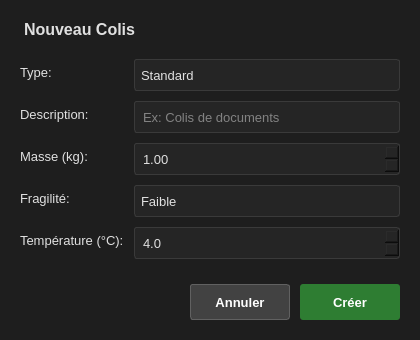
<?xml version="1.0" encoding="UTF-8"?>
<ui version="4.0">
 <class>DialogCreerColis</class>
 <widget class="QDialog" name="DialogCreerColis">
  <property name="geometry">
   <rect>
    <x>0</x>
    <y>0</y>
    <width>420</width>
    <height>340</height>
   </rect>
  </property>
  <property name="windowTitle">
   <string>Créer un Colis</string>
  </property>
  <property name="styleSheet">
   <string notr="true">
     QDialog {
       background-color: #1e1e1e;
       color: #e0e0e0;
     }
     QLabel {
       color: #e0e0e0;
       font-size: 13px;
     }
     QLineEdit, QSpinBox, QDoubleSpinBox, QComboBox {
       background-color: #252525;
       color: #e0e0e0;
       border: 1px solid #3a3a3a;
       border-radius: 3px;
       padding: 6px;
       font-size: 13px;
     }
     QLineEdit:focus, QSpinBox:focus, QDoubleSpinBox:focus, QComboBox:focus {
       border: 1px solid #0d47a1;
     }
     QComboBox::drop-down {
       border: none;
     }
     QComboBox::down-arrow {
       image: none;
       border-left: 5px solid transparent;
       border-right: 5px solid transparent;
       border-top: 5px solid #e0e0e0;
       margin-right: 5px;
     }
     QPushButton {
       background-color: #2e7d32;
       color: white;
       border: none;
       border-radius: 3px;
       padding: 8px 16px;
       font-weight: bold;
       font-size: 13px;
     }
     QPushButton:hover {
       background-color: #388e3c;
     }
     QPushButton:pressed {
       background-color: #1b5e20;
     }
     QPushButton#btnAnnuler {
       background-color: #424242;
       border: 1px solid #616161;
     }
     QPushButton#btnAnnuler:hover {
       background-color: #616161;
     }
     QPushButton#btnAnnuler:pressed {
       background-color: #303030;
     }
   </string>
  </property>
  <layout class="QVBoxLayout" name="verticalLayout">
   <property name="spacing">
    <number>12</number>
   </property>
   <property name="leftMargin">
    <number>20</number>
   </property>
   <property name="topMargin">
    <number>20</number>
   </property>
   <property name="rightMargin">
    <number>20</number>
   </property>
   <property name="bottomMargin">
    <number>20</number>
   </property>
   <item>
    <widget class="QLabel" name="labelTitre">
     <property name="text">
      <string>Nouveau Colis</string>
     </property>
     <property name="styleSheet">
      <string notr="true">
        QLabel {
          font-size: 16px;
          font-weight: bold;
          color: #e0e0e0;
          padding-bottom: 8px;
        }
      </string>
     </property>
    </widget>
   </item>
   <item>
    <layout class="QFormLayout" name="formLayout">
     <property name="horizontalSpacing">
      <number>10</number>
     </property>
     <property name="verticalSpacing">
      <number>10</number>
     </property>
     <item row="0" column="0">
      <widget class="QLabel" name="labelType">
       <property name="text">
        <string>Type:</string>
       </property>
      </widget>
     </item>
     <item row="0" column="1">
      <widget class="QComboBox" name="comboType">
       <property name="minimumSize">
        <size>
         <width>0</width>
         <height>32</height>
        </size>
       </property>
       <item>
        <property name="text">
         <string>Standard</string>
        </property>
       </item>
       <item>
        <property name="text">
         <string>Fragile</string>
        </property>
       </item>
       <item>
        <property name="text">
         <string>Réfrigéré</string>
        </property>
       </item>
       <item>
        <property name="text">
         <string>Express</string>
        </property>
       </item>
      </widget>
     </item>
     <item row="1" column="0">
      <widget class="QLabel" name="labelDescription">
       <property name="text">
        <string>Description:</string>
       </property>
      </widget>
     </item>
     <item row="1" column="1">
      <widget class="QLineEdit" name="editDescription">
       <property name="minimumSize">
        <size>
         <width>0</width>
         <height>32</height>
        </size>
       </property>
       <property name="placeholderText">
        <string>Ex: Colis de documents</string>
       </property>
      </widget>
     </item>
     <item row="2" column="0">
      <widget class="QLabel" name="labelMasse">
       <property name="text">
        <string>Masse (kg):</string>
       </property>
      </widget>
     </item>
     <item row="2" column="1">
      <widget class="QDoubleSpinBox" name="spinMasse">
       <property name="minimumSize">
        <size>
         <width>0</width>
         <height>32</height>
        </size>
       </property>
       <property name="decimals">
        <number>2</number>
       </property>
       <property name="minimum">
        <double>0.100000000000000</double>
       </property>
       <property name="maximum">
        <double>500.000000000000000</double>
       </property>
       <property name="singleStep">
        <double>0.100000000000000</double>
       </property>
       <property name="value">
        <double>1.000000000000000</double>
       </property>
      </widget>
     </item>
     <item row="3" column="0">
      <widget class="QLabel" name="labelFragilite">
       <property name="text">
        <string>Fragilité:</string>
       </property>
      </widget>
     </item>
     <item row="3" column="1">
      <widget class="QComboBox" name="comboFragilite">
       <property name="minimumSize">
        <size>
         <width>0</width>
         <height>32</height>
        </size>
       </property>
       <item>
        <property name="text">
         <string>Faible</string>
        </property>
       </item>
       <item>
        <property name="text">
         <string>Moyen</string>
        </property>
       </item>
       <item>
        <property name="text">
         <string>Élevé</string>
        </property>
       </item>
      </widget>
     </item>
     <item row="4" column="0">
      <widget class="QLabel" name="labelTemperature">
       <property name="text">
        <string>Température (°C):</string>
       </property>
      </widget>
     </item>
     <item row="4" column="1">
      <widget class="QDoubleSpinBox" name="spinTemperature">
       <property name="minimumSize">
        <size>
         <width>0</width>
         <height>32</height>
        </size>
       </property>
       <property name="decimals">
        <number>1</number>
       </property>
       <property name="minimum">
        <double>-30.000000000000000</double>
       </property>
       <property name="maximum">
        <double>10.000000000000000</double>
       </property>
       <property name="singleStep">
        <double>0.500000000000000</double>
       </property>
       <property name="value">
        <double>4.000000000000000</double>
       </property>
      </widget>
     </item>
    </layout>
   </item>
   <item>
    <spacer name="verticalSpacer">
     <property name="orientation">
      <enum>Qt::Vertical</enum>
     </property>
     <property name="sizeHint" stdset="0">
      <size>
       <width>20</width>
       <height>40</height>
      </size>
     </property>
    </spacer>
   </item>
   <item>
    <layout class="QHBoxLayout" name="horizontalLayout">
     <property name="spacing">
      <number>10</number>
     </property>
     <item>
      <spacer name="horizontalSpacer">
       <property name="orientation">
        <enum>Qt::Horizontal</enum>
       </property>
       <property name="sizeHint" stdset="0">
        <size>
         <width>40</width>
         <height>20</height>
        </size>
       </property>
      </spacer>
     </item>
     <item>
      <widget class="QPushButton" name="btnAnnuler">
       <property name="minimumSize">
        <size>
         <width>100</width>
         <height>36</height>
        </size>
       </property>
       <property name="text">
        <string>Annuler</string>
       </property>
      </widget>
     </item>
     <item>
      <widget class="QPushButton" name="btnValider">
       <property name="minimumSize">
        <size>
         <width>100</width>
         <height>36</height>
        </size>
       </property>
       <property name="text">
        <string>Créer</string>
       </property>
       <property name="default">
        <bool>true</bool>
       </property>
      </widget>
     </item>
    </layout>
   </item>
  </layout>
 </widget>
 <resources/>
 <connections/>
</ui>
